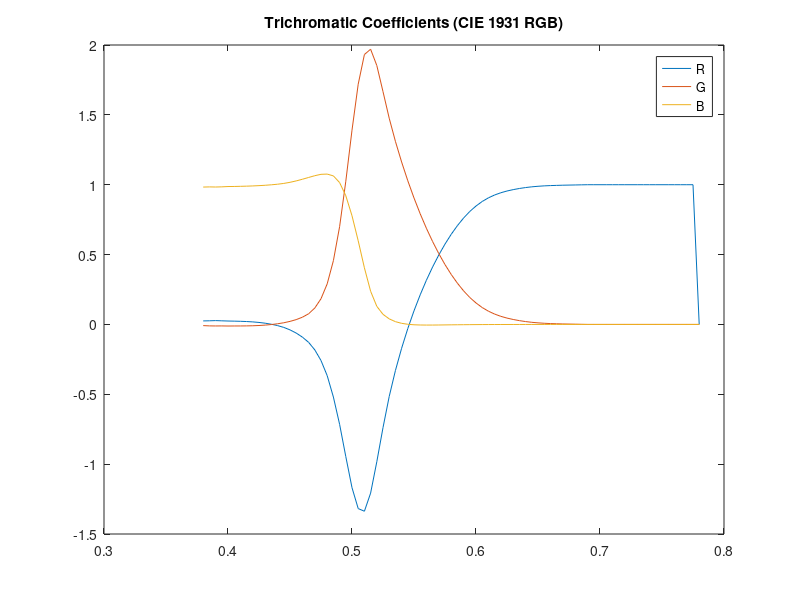
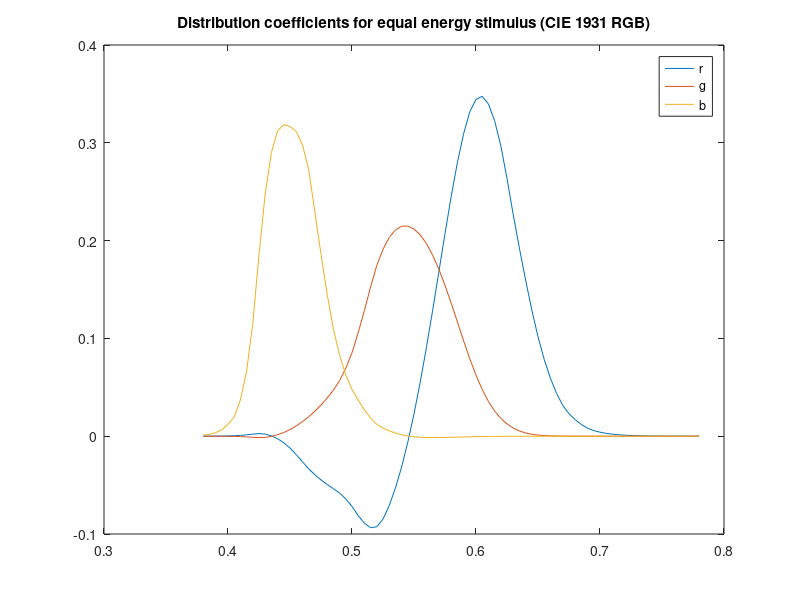
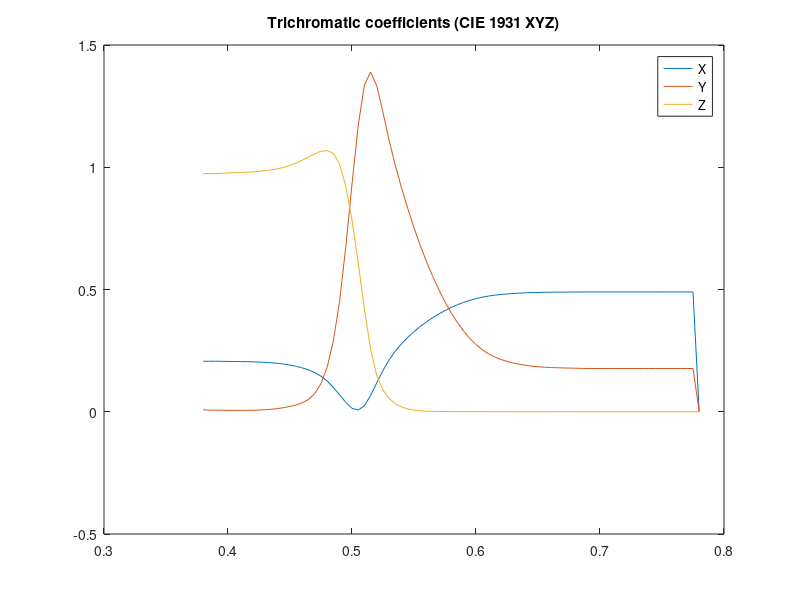
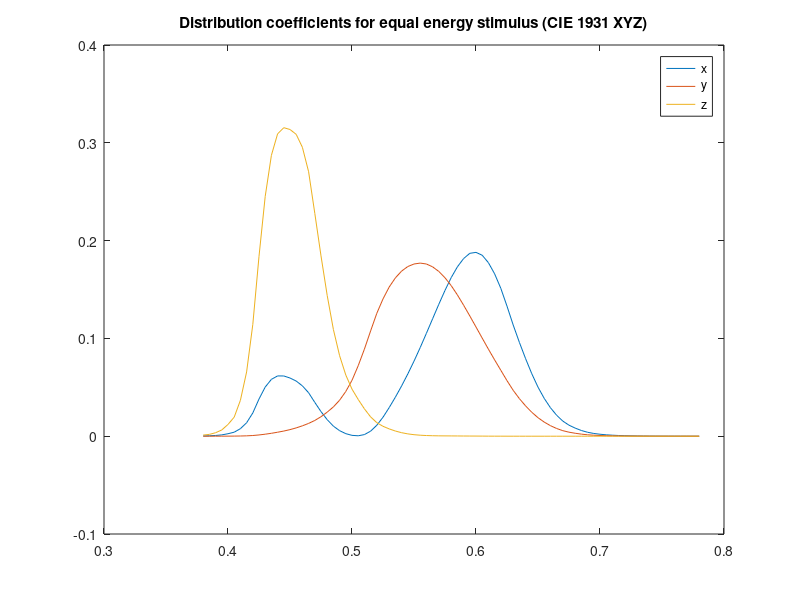

These figures' MATLAB source, in order:
close all;

distrib = [0.00003 -0.00001 0.00117; % 380
           0.00005 -0.00002 0.00189;
           0.00010 -0.00004 0.00359;
           0.00017 -0.00007 0.00647;
           
           0.00030 -0.00014 0.01214; % 400
           0.00047 -0.00022 0.01969;
           0.00084 -0.00041 0.03707;
           0.00139 -0.00070 0.06637;
           0.00211 -0.00110 0.11541;
           
           0.00266 -0.00143 0.18575; % 425
           0.00218 -0.00119 0.24769;
           0.00036 -0.00021 0.29012;
           -0.00261 0.00149 0.31228;
           -0.00673 0.00379 0.31860;
           
           -0.01213 0.00678 0.31670; % 450
           -0.01874 0.01046 0.31166;
           -0.02608 0.01485 0.29821;
           -0.03324 0.01977 0.27295;
           -0.03933 0.02538 0.22991;
           
           -0.04471 0.03183 0.18592; % 475
           -0.04939 0.03914 0.14494;
           -0.05364 0.04713 0.10968;
           -0.05814 0.05689 0.08257;
           -0.06414 0.06948 0.06246;
           
           -0.07173 0.08536 0.04776; % 500
           -0.08120 0.10593 0.03688;
           -0.08901 0.12860 0.02698;
           -0.09356 0.15262 0.01842;
           -0.09264 0.17468 0.01221;
           
           -0.08473 0.19113 0.00830; % 525
           -0.07101 0.20317 0.00549;
           -0.05316 0.21083 0.00320;
           -0.03152 0.21466 0.00146;
           -0.00613 0.21487 0.00023;
           
           0.02279 0.21178 -0.00058; % 550
           0.05514 0.20588 -0.00105;
           0.09060 0.19702 -0.00130;
           0.12840 0.18522 -0.00138;
           0.16768 0.17087 -0.00135;
           
           0.20715 0.15429 -0.00123; % 575
           0.24526 0.13610 -0.00108;
           0.27989 0.11686 -0.00093;
           0.30928 0.09754 -0.00079;
           0.33184 0.07909 -0.00063;
           
           0.34429 0.06246 -0.00049; % 600
           0.34756 0.04776 -0.00038;
           0.33971 0.03557 -0.00030;
           0.32265 0.02583 -0.00022;
           0.29708 0.01828 -0.00015;
           
           0.26348 0.01253 -0.00011; % 625
           0.22677 0.00833 -0.00008;
           0.19233 0.00537 -0.00005;
           0.15968 0.00334 -0.00003;
           0.12905 0.00199 -0.00002;
           
           0.10167 0.00116 -0.00001; % 650
           0.07857 0.00066 -0.00001;
           0.05932 0.00037 0;
           0.04366 0.00021 0;
           0.03149 0.00011 0;
           
           0.02294 0.00006 0; % 675
           0.01687 0.00003 0;
           0.01187 0.00001 0;
           0.00819 0 0;
           0.00572 0 0;
           
           0.00410 0 0; % 700
           0.00291 0 0;
           0.00210 0 0;
           0.00148 0 0;
           0.00105 0 0;
           
           0.00074 0 0; % 725
           0.00052 0 0;
           0.00036 0 0;
           0.00025 0 0;
           0.00017 0 0;
           
           0.00012 0 0; % 750
           0.00008 0 0;
           0.00006 0 0;
           0.00004 0 0;
           0.00003 0 0;
           0.00001 0 0; % 775
           0.00001 0 0;];

disp("Integral per stimulus:");
disp(sum(distrib(:,1)));
disp(sum(distrib(:,2)));
disp(sum(distrib(:,3)));

unitized_distrib = distrib;
for i = 1:80
    unitized_distrib(i,:) = unitized_distrib(i,:) / sum(unitized_distrib(i,:));
end

disp("Trichromatic coefficients:");
disp(unitized_distrib);

figure;
plot(0.380:0.005:0.780, unitized_distrib);
legend('R', 'G', 'B');
title('Trichromatic Coefficients (CIE 1931 RGB)');

figure;
plot(0.380:0.005:0.780, distrib);
legend('r', 'g', 'b');
title('Distribution coefficients for equal energy stimulus (CIE 1931 RGB)');

% Above RGB
% Below XYZ

matRGBtoXYZ = transpose([0.4900 0.3100 0.2000;0.17697 0.8124 0.01063;0.0000 0.01 0.99]);

unitized_xyz = unitized_distrib * matRGBtoXYZ;
xyz = distrib * matRGBtoXYZ;

disp("Integral of XYZ:");
disp(sum(xyz(:,1)));
disp(sum(xyz(:,2)));
disp(sum(xyz(:,3)));

figure;
plot(0.380:0.005:0.780, unitized_xyz);
legend('X', 'Y', 'Z');
title('Trichromatic coefficients (CIE 1931 XYZ)');

figure;
plot(0.380:0.005:0.780, xyz);
legend('x', 'y', 'z');
title('Distribution coefficients for equal energy stimulus (CIE 1931 XYZ)');

% Unitized to Distrib with ICI 1924 Luminosity Curve
v_lambda = [0.0000 0.0002 0.0004 0.0012 0.0040 0.0116 0.023 0.038 0.060 0.091 0.139 0.208 0.323 0.503 0.710 0.862 0.954 0.995 0.995 0.952 0.870 0.757 0.631 0.503 0.381 0.265 0.175 0.107 0.061 0.032 0.017 0.0082 0.0041 0.0021 0.00105 0.00052 0.00025 0.00012 0.00006 0.0002 0.0000];
v_lambda_idx = 0.38:0.01:0.78;
v_lambda_interpolated = interp1(v_lambda_idx, v_lambda, 0.38:0.005:0.78, 'spline');
figure;
plot(0.38:0.005:0.78, v_lambda_interpolated);
title('ICI 1924 Luminosity Curve');

v_lambda_db = 10*log10(max(0,v_lambda_interpolated));
figure;
plot(0.38:0.005:0.78, v_lambda_db);
title('ICI 1924 Luminosity Curve (Logarithmic)');

e_lambda = [28.0 32.0 35.5 39.0 43.2 47.4 51.55 55.7 60.15 64.0 67.3 70.1 72.6 74.4 75.9 77.1 78.2 79.2 80.1 80.8 81.2 81.5 81.65 81.55 80.9 79.75 79.1 79.4 81.1 83.9 86.75 89.6 92.35 94.8 97.1 98.9 100.0 100.3 100.1 99.3 97.9 96.15 94.7 93.6 92.15 90.6 89.45 88.7 88.05 87.6 87.4 87.4 87.65 87.85 87.95 87.95 87.9 87.7 87.5 87.25 86.95 86.65 86.3 86.0 85.65 85.2 84.6 83.95 83.2 82.65 81.6 80.7 79.7 78.9 77.7 76.4 75.1 73.9 72.7 71.3 69.8];
v_lambda_e_lambda = v_lambda_interpolated .* e_lambda;
figure;
plot(0.38:0.005:0.78, v_lambda_e_lambda);
title('Luminosity Curve of NPL Standard White Light via ICI 1924 Luminosity Curve');

disp('Luminosity intergal (10nm interval):');
disp(sum(v_lambda)); % 10.6860

disp('Luminosity integral (5nm interval):');
disp(sum(v_lambda_interpolated)); % 21.3721。这个结果非常熟悉，它出现在 J.Guild 1931 的标准论文表 III 的 Totals 栏。

luminosity_factor = [1 4.5907 0.0601];

distrib_derived = unitized_distrib;

for i = 1:length(0.38:0.005:0.78)
    luminosity_val = distrib_derived(i,:) * transpose(luminosity_factor);
    distrib_derived(i,:) = distrib_derived(i,:) * v_lambda_interpolated(i) * 100 * 0.01 / luminosity_val; % 采用 NPL 标准白光的效果反而不好。
%     disp(v_lambda_interpolated(i) * 0.005 / luminosity_val);
end

figure;
plot(0.38:0.005:0.78, distrib_derived);
legend('R', 'G', 'B');
title('Distribution coefficients for equal energy stimulus (CIE 1931 RGB) derived from trichromatic coefficients');

disp("Integral per stimulus (derived from trichromatic coefficients):");
disp(sum(distrib_derived(:,1)));
disp(sum(distrib_derived(:,2)));
disp(sum(distrib_derived(:,3)));

% 考虑等能量各个分量的求和。
distrib_sum = zeros(length(0.38:0.005:0.78), 1);
for i = 1:length(0.38:0.005:0.78)
    distrib_sum(i) = sum(distrib_derived(i,:));
end

plot(0.38:0.005:0.78, distrib_sum);